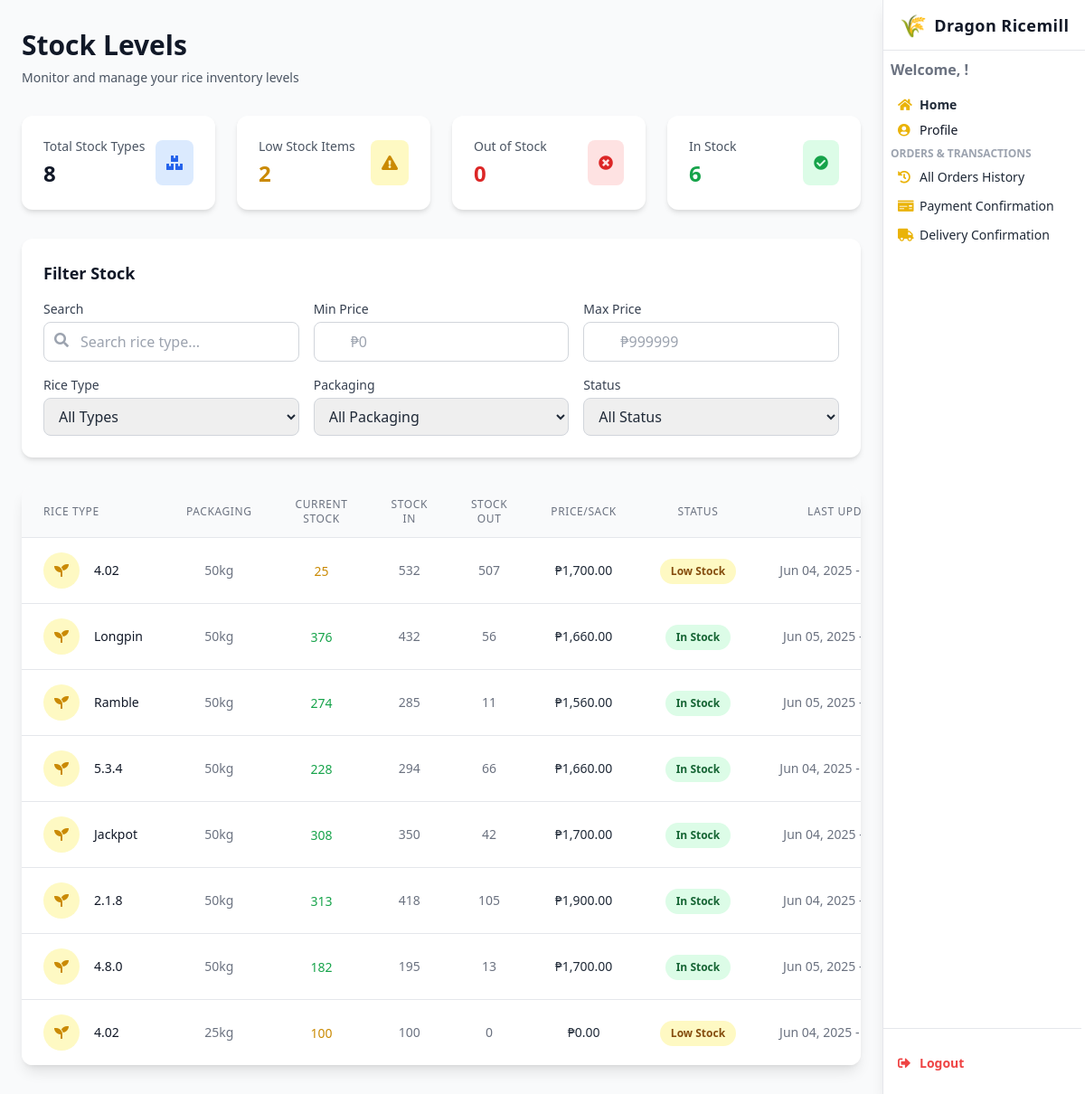
Page /viewstocklevel/ on the earlier database version.
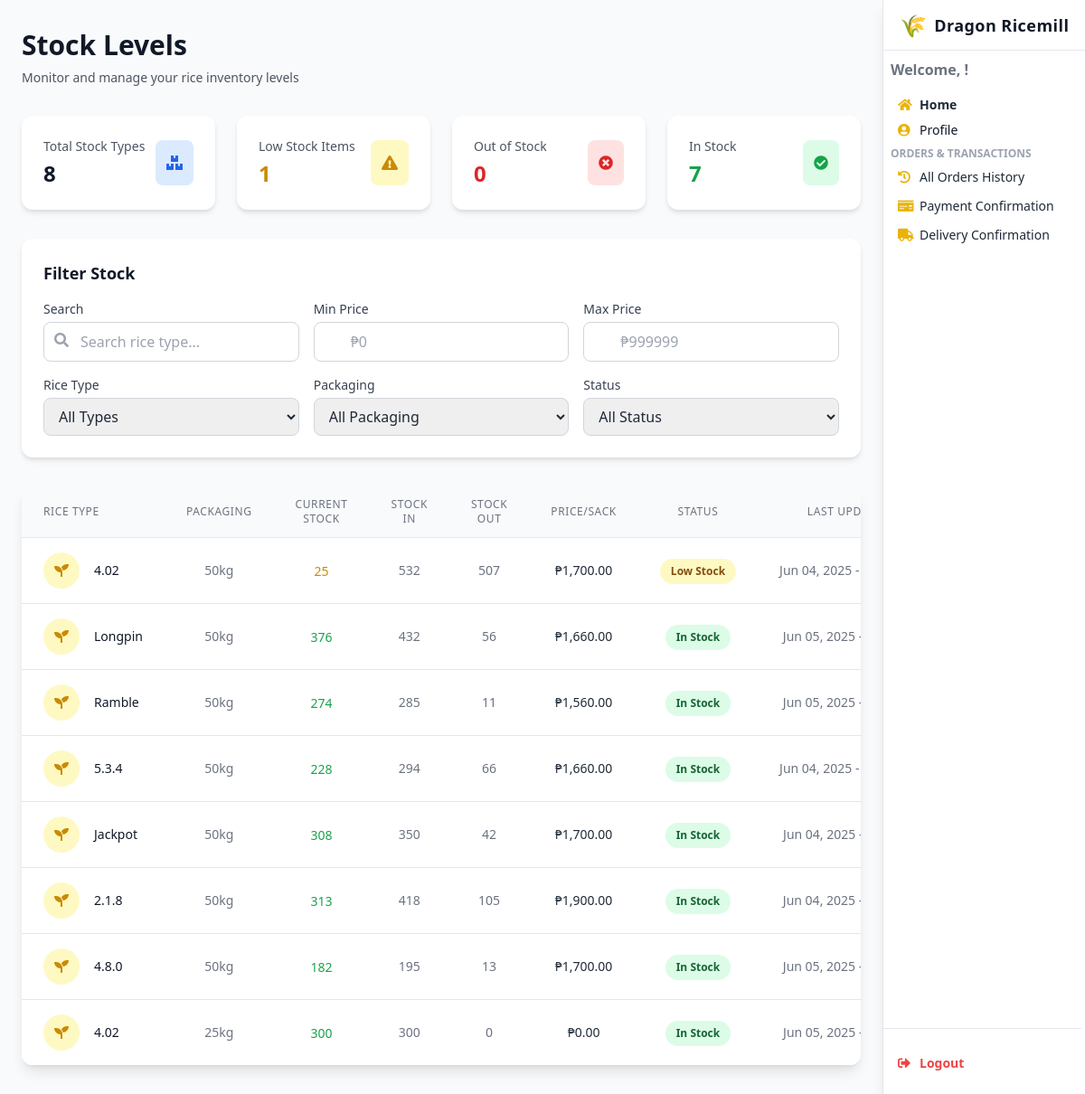
Same page on the later database version.
### webapp/models.py (models this page shows, shortened)
class Stock(models.Model):
    stockID = models.AutoField(primary_key=True)
    rice_type = models.ForeignKey(Rice, on_delete=models.CASCADE, db_column='riceID', related_name='stocks')
    packaging = models.CharField(max_length=50, default='50kg')  # e.g., 25kg, 50kg
    price_per_sack = models.DecimalField(max_digits=10, decimal_places=2)
    stock_in = models.PositiveIntegerField(default=0)
    stock_out = models.PositiveIntegerField(default=0)
    current_stock = models.PositiveIntegerField(default=0)
    minimum_stock = models.PositiveIntegerField(default=10)
    last_updated = models.DateTimeField(auto_now=True)
    created_at = models.DateTimeField(auto_now_add=True)
    class Meta:
        db_table = 'Stock'
        unique_together = ('rice_type', 'packaging')

class Rice(models.Model):
    riceID = models.AutoField(primary_key=True)
    rice_type = models.CharField(max_length=100, unique=True)
    description = models.TextField(blank=True, null=True)
    is_active = models.BooleanField(default=True)
    class Meta:
        db_table = 'Rice'

### webapp/views.py (the view)
# urls.py: path("viewstocklevel/", views.viewstocklevel, name="viewstocklevel"),
def viewstocklevel(request):
    stock_data = Stock.objects.select_related('rice_type').all()
    rice_types = Rice.objects.values_list('rice_type', flat=True).distinct()
    packaging_types = Stock.objects.values_list('packaging', flat=True).distinct()
    total_stock_count = stock_data.count()
    low_stock_count = stock_data.filter(current_stock__gt=0, current_stock__lte=100).count()
    out_of_stock_count = stock_data.filter(current_stock=0).count()
    in_stock_count = stock_data.filter(current_stock__gt=100).count()
    context = {
        'stock_data': stock_data,
        'rice_types': rice_types,
        'packaging_types': packaging_types,
        'total_stock_count': total_stock_count,
        'low_stock_count': low_stock_count,
        'out_of_stock_count': out_of_stock_count,
        'in_stock_count': in_stock_count,
    }
    return render(request, 'viewstocklevel.html', context)

### webapp/templates/viewstocklevel.html (shortened to what the changed rows need)
{% load humanize %}
<!DOCTYPE html>
<html lang="en">
<head>
  <script src="https://cdn.tailwindcss.com"></script>
  <link href="https://cdnjs.cloudflare.com/ajax/libs/font-awesome/5.15.3/css/all.min.css" rel="stylesheet" />
</head>
<body class="bg-gray-50 text-gray-800 min-h-screen font-sans leading-relaxed overflow-x-hidden">
<div id="mainContent" class="lg:mr-56 min-h-screen bg-gray-50 transition-all duration-300">
  <main class="max-w-7xl mx-auto px-6 py-8">
    <div class="mb-8">
      <h1 class="text-3xl font-bold text-gray-900">Stock Levels</h1>
    </div>
    <div class="grid grid-cols-1 md:grid-cols-2 lg:grid-cols-4 gap-6 mb-8">
      <div class="bg-white rounded-xl p-6 card-shadow hover-scale">
        <div class="flex items-center justify-between">
          <div>
            <p class="text-sm font-medium text-gray-600">Low Stock Items</p>
            <h3 class="text-2xl font-bold text-yellow-600 mt-1">
              {{ low_stock_count }}
            </h3>
          </div>
        </div>
      </div>
      <div class="bg-white rounded-xl p-6 card-shadow hover-scale">
        <div class="flex items-center justify-between">
          <div>
            <p class="text-sm font-medium text-gray-600">In Stock</p>
            <h3 class="text-2xl font-bold text-green-600 mt-1">
              {{ in_stock_count }}
            </h3>
          </div>
        </div>
      </div>
    </div>
    <div class="bg-white rounded-xl p-6 mb-8 card-shadow">
      <h2 class="text-lg font-semibold text-gray-900 mb-4">Filter Stock</h2>
    </div>
    <div class="bg-white rounded-xl shadow-lg overflow-hidden">
      <div class="overflow-x-auto custom-scrollbar">
        <table class="min-w-full divide-y divide-gray-200">
          <thead class="bg-gray-50">
            <tr>
              <th class="px-6 py-3 text-left text-xs font-medium text-gray-500 uppercase tracking-wider">Rice Type</th>
              <th class="px-6 py-3 text-center text-xs font-medium text-gray-500 uppercase tracking-wider">Packaging</th>
              <th class="px-6 py-3 text-center text-xs font-medium text-gray-500 uppercase tracking-wider">Current Stock</th>
              <th class="px-6 py-3 text-center text-xs font-medium text-gray-500 uppercase tracking-wider">Stock In</th>
              <th class="px-6 py-3 text-center text-xs font-medium text-gray-500 uppercase tracking-wider">Stock Out</th>
              <th class="px-6 py-3 text-center text-xs font-medium text-gray-500 uppercase tracking-wider">Price/Sack</th>
              <th class="px-6 py-3 text-center text-xs font-medium text-gray-500 uppercase tracking-wider">Status</th>
              <th class="px-6 py-3 text-center text-xs font-medium text-gray-500 uppercase tracking-wider">Last Updated</th>
            </tr>
          </thead>
          <tbody class="bg-white divide-y divide-gray-200">
            {% for rice in stock_data %}
              <tr class="hover:bg-gray-50 transition-all">
                <td class="px-6 py-4 whitespace-nowrap">
                  <div class="flex items-center">
                    <div class="flex-shrink-0 h-10 w-10 flex items-center justify-center rounded-full bg-yellow-100">
                      <i class="fas fa-seedling text-yellow-600"></i>
                    </div>
                    <div class="ml-4">
                      <div class="text-sm font-medium text-gray-900 rice-type">{{ rice.rice_type.rice_type }}</div>
                    </div>
                  </div>
                </td>
                <td class="px-6 py-4 whitespace-nowrap text-center text-sm text-gray-500">{{ rice.packaging }}</td>
                <td class="px-6 py-4 whitespace-nowrap text-center">
                  <span class="text-sm font-medium {% if rice.current_stock == 0 %}text-red-600{% elif rice.current_stock <= 100 %}text-yellow-600{% else %}text-green-600{% endif %}">
                    {{ rice.current_stock }}
                  </span>
                </td>
                <td class="px-6 py-4 whitespace-nowrap text-center text-sm text-gray-500">{{ rice.stock_in }}</td>
                <td class="px-6 py-4 whitespace-nowrap text-center text-sm text-gray-500">{{ rice.stock_out }}</td>
                <td class="px-6 py-4 whitespace-nowrap text-center text-sm price">₱{{ rice.price_per_sack|floatformat:2|intcomma }}</td>
                <td class="px-6 py-4 whitespace-nowrap text-center status">
                  {% if rice.current_stock == 0 %}
                    <span class="px-3 py-1 inline-flex text-xs leading-5 font-semibold rounded-full bg-red-100 text-red-800">
                      Out of Stock
                    </span>
                  {% elif rice.current_stock <= 100 %}
                    <span class="px-3 py-1 inline-flex text-xs leading-5 font-semibold rounded-full bg-yellow-100 text-yellow-800">
                      Low Stock
                    </span>
                  {% else %}
                    <span class="px-3 py-1 inline-flex text-xs leading-5 font-semibold rounded-full bg-green-100 text-green-800">
                      In Stock
                    </span>
                  {% endif %}
                </td>
                <td class="px-6 py-4 whitespace-nowrap text-center text-sm text-gray-500">
                  {{ rice.last_updated|date:"M d, Y - g:i A" }}
                </td>
              </tr>
            {% endfor %}
          </tbody>
        </table>
      </div>
    </div>
  </main>
</div>
</body>
</html>

Differences in the rows shown:
changed Stock "25kg": current_stock "100" → "300"; stock_in "100" → "300"; last_updated "Jun 04, 2025 -…" → "Jun 05, 2025…"; current_stock "Low Stock" → "In Stock"
Other differences:
{{ low_stock_count }}: "2" → "1"
{{ in_stock_count }}: "6" → "7"
